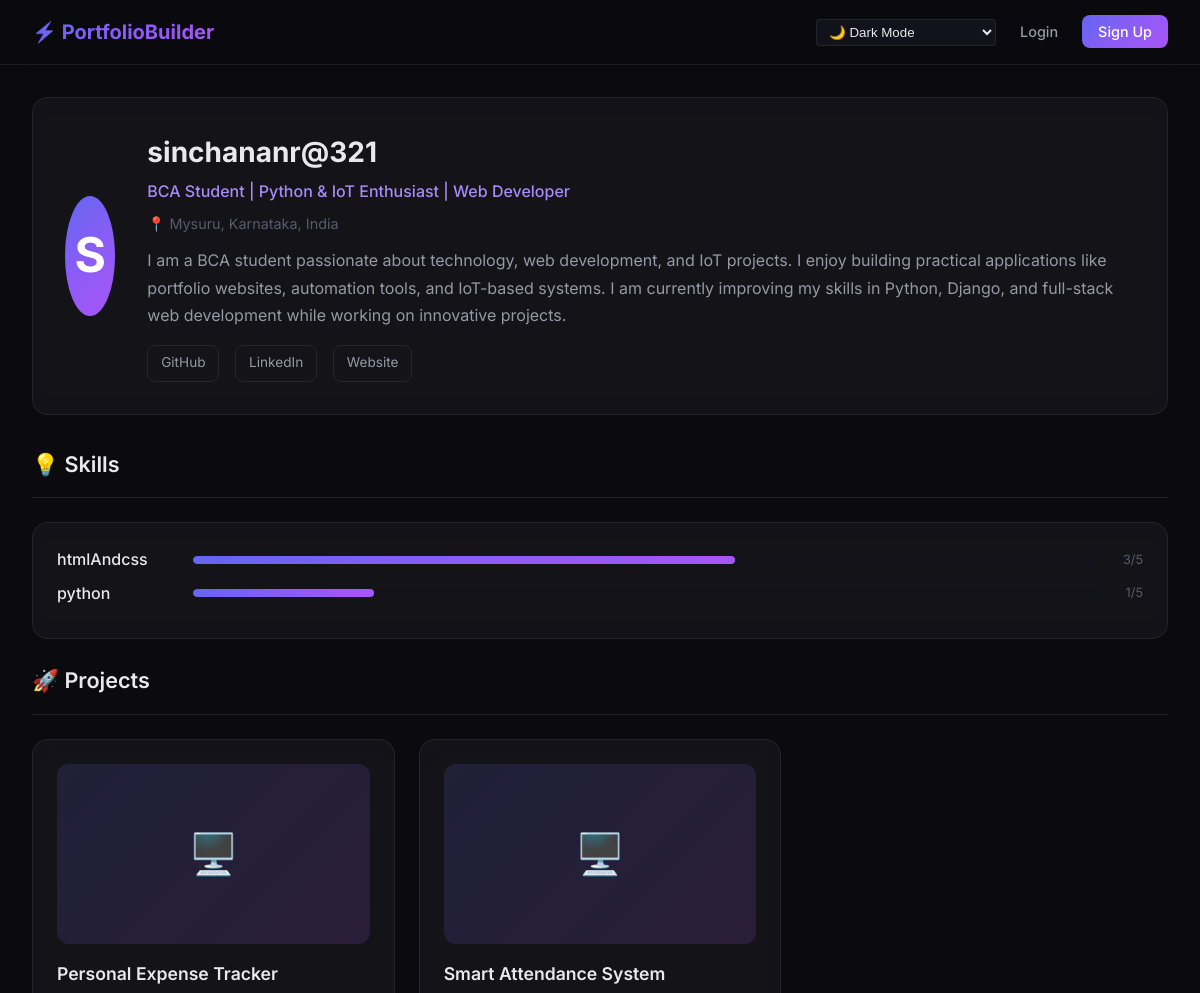
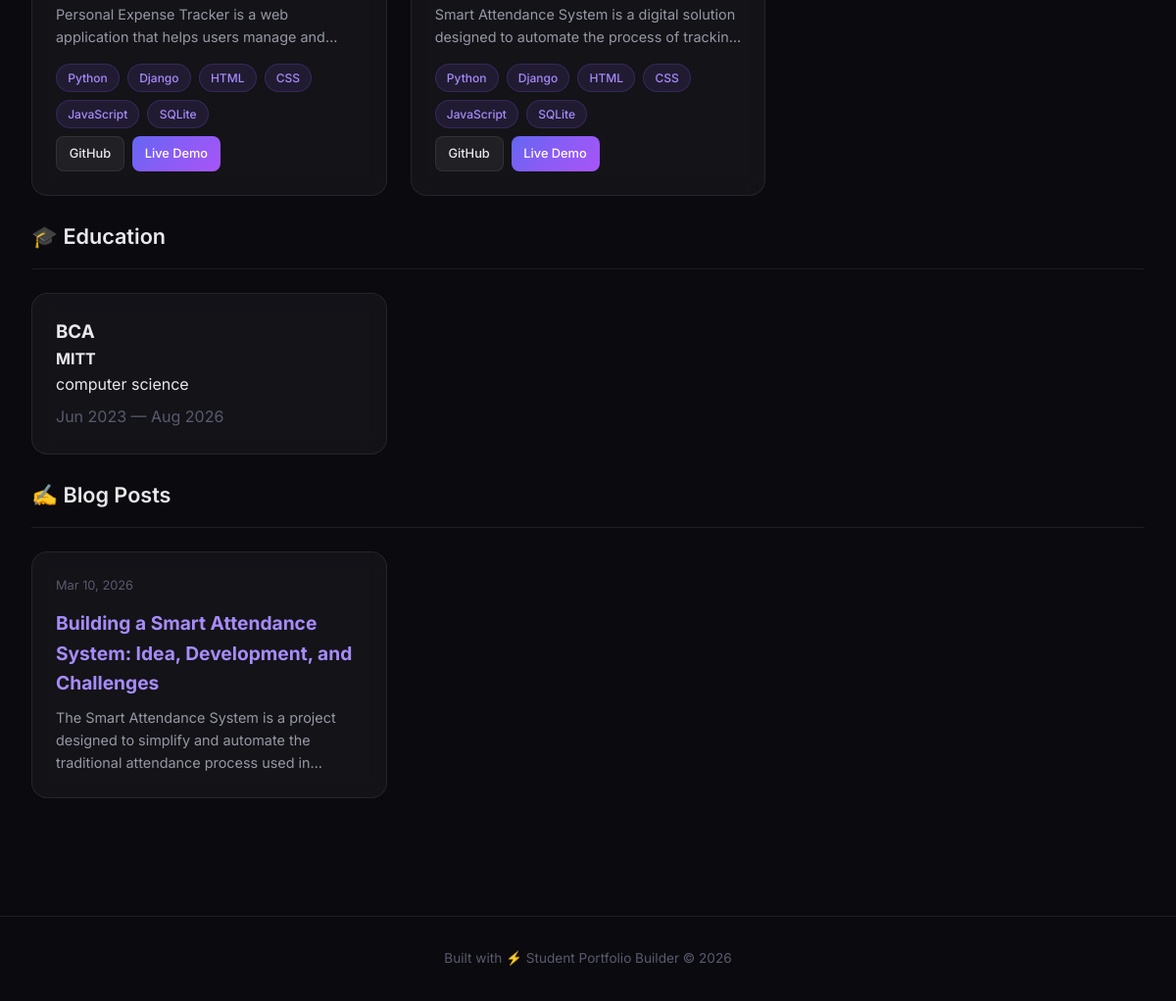
Screenshot of /portfolio/sinchananr321/ with the database file from the repository (2 pictures, top to bottom).
### accounts/models.py (models this page shows, shortened)
class CustomUser(AbstractUser):
    is_email_verified = models.BooleanField(default=False)

### portfolio/models.py (models this page shows, shortened)
class Profile(models.Model):
    user = models.OneToOneField(CustomUser, on_delete=models.CASCADE, related_name='profile')
    bio = models.TextField(blank=True)
    headline = models.CharField(max_length=200, blank=True)
    location = models.CharField(max_length=100, blank=True)
    avatar = models.ImageField(upload_to='avatars/', blank=True, null=True)
    website = models.URLField(blank=True)
    github = models.URLField(blank=True)
    linkedin = models.URLField(blank=True)
    slug = models.SlugField(max_length=100, unique=True, blank=True)
    portfolio_visibility = models.CharField(
        max_length=10,
        choices=[('public', 'Public'), ('private', 'Private')],
        default='public'
    )
    THEME_CHOICES = [
        ('light', 'Light Theme'),
        ('dark', 'Dark Theme'),
        ('developer', 'Developer Theme'),
    ]
    theme = models.CharField(
        max_length=20,
        choices=THEME_CHOICES,
        default='light'
    )

class Skill(models.Model):
    user = models.ForeignKey(CustomUser, on_delete=models.CASCADE, related_name='skills')
    name = models.CharField(max_length=100)
    proficiency = models.IntegerField(
        choices=[(i, str(i)) for i in range(1, 6)],
        default=3,
        help_text="1=Beginner, 5=Expert"
    )
    class Meta:
        ordering = ['-proficiency', 'name']

class Project(models.Model):
    owner = models.ForeignKey(CustomUser, on_delete=models.CASCADE, related_name='projects')
    title = models.CharField(max_length=200)
    description = models.TextField()
    image = models.ImageField(upload_to='projects/', blank=True, null=True)
    tech_stack = models.CharField(max_length=300, blank=True, help_text="Comma-separated technologies")
    github_link = models.URLField(blank=True)
    live_demo = models.URLField(blank=True)
    is_public = models.BooleanField(default=True)
    created_at = models.DateTimeField(auto_now_add=True)
    class Meta:
        ordering = ['-created_at']
    def tech_list(self):
        if self.tech_stack:
            return [t.strip() for t in self.tech_stack.split(',') if t.strip()]
        return []

class Education(models.Model):
    user = models.ForeignKey(CustomUser, on_delete=models.CASCADE, related_name='education')
    institution = models.CharField(max_length=200)
    degree = models.CharField(max_length=200)
    field_of_study = models.CharField(max_length=200, blank=True)
    start_date = models.DateField()
    end_date = models.DateField(blank=True, null=True)
    class Meta:
        ordering = ['-start_date']
        verbose_name_plural = 'Education'

### blog/models.py (models this page shows, shortened)
class BlogPost(models.Model):
    STATUS_CHOICES = [
        ('draft', 'Draft'),
        ('published', 'Published'),
    ]
    author = models.ForeignKey(CustomUser, on_delete=models.CASCADE, related_name='blog_posts')
    title = models.CharField(max_length=200)
    slug = models.SlugField(max_length=200, unique=True, blank=True)
    hero_image = models.ImageField(upload_to='blog/hero/', blank=True, null=True)
    content = HTMLField()
    status = models.CharField(max_length=10, choices=STATUS_CHOICES, default='draft')
    likes = models.ManyToManyField(CustomUser, related_name='liked_posts', blank=True)
    created_at = models.DateTimeField(auto_now_add=True)
    updated_at = models.DateTimeField(auto_now=True)
    class Meta:
        ordering = ['-created_at']

### portfolio/views.py (the view)
# urls.py: path('portfolio/<slug:slug>/', views.public_portfolio, name='public_portfolio'),
def public_portfolio(request, slug):
    profile = get_object_or_404(Profile, slug=slug)
    if profile.portfolio_visibility == 'private':
        if not request.user.is_authenticated or request.user != profile.user:
            raise Http404("This portfolio is private.")
    projects = Project.objects.filter(owner=profile.user, is_public=True)
    skills = Skill.objects.filter(user=profile.user)
    education = Education.objects.filter(user=profile.user)
    experiences = Experience.objects.filter(user=profile.user)
    achievements = Achievement.objects.filter(user=profile.user)
    blog_posts = profile.user.blog_posts.filter(status='published')
    client_ip = request.META.get('REMOTE_ADDR')
    PortfolioView.objects.create(profile=profile, ip_address=client_ip)
    contact_form = ContactForm()
    context = {
        'profile': profile,
        'portfolio_user': profile.user,
        'projects': projects,
        'skills': skills,
        'education': education,
        'experiences': experiences,
        'achievements': achievements,
        'blog_posts': blog_posts,
        'contact_form': contact_form,
    }
    return render(request, 'portfolio/public_portfolio.html', context)

### portfolio/forms.py
class ContactForm(forms.ModelForm):
    class Meta:
        model = ContactMessage
        fields = ['sender_name', 'sender_email', 'message']
        widgets = {
            'message': forms.Textarea(attrs={'rows': 4}),
        }
    def __init__(self, *args, **kwargs):
        super().__init__(*args, **kwargs)
        for field_name, field in self.fields.items():
            field.widget.attrs['class'] = 'form-input'
            field.widget.attrs['placeholder'] = field.label

### portfolio/templates/portfolio/public_portfolio.html (shortened to what this page needs)
{% extends 'base.html' %}
{% block content %}
<div class="fade-in">
    <div class="profile-header">
        {% if profile.avatar %}
            <img src="{{ profile.avatar.url }}" alt="{{ portfolio_user.username }}" class="avatar avatar-lg">
        {% else %}
            <div class="avatar-placeholder avatar-lg">{{ portfolio_user.username|first|upper }}</div>
        {% endif %}
        <div class="profile-info">
            <h1>{{ portfolio_user.get_full_name|default:portfolio_user.username }}</h1>
            {% if profile.headline %}<p class="headline">{{ profile.headline }}</p>{% endif %}
            {% if profile.location %}<p class="location">📍 {{ profile.location }}</p>{% endif %}
            {% if profile.bio %}<p class="bio">{{ profile.bio }}</p>{% endif %}
            <div class="profile-links">
                {% if profile.github %}<a href="{{ profile.github }}" target="_blank">GitHub</a>{% endif %}
                {% if profile.linkedin %}<a href="{{ profile.linkedin }}" target="_blank">LinkedIn</a>{% endif %}
                {% if profile.website %}<a href="{{ profile.website }}" target="_blank">Website</a>{% endif %}
            </div>
        </div>
    </div>
    {% if skills %}
    <div class="mb-3">
        <div class="section-header">
            <h2>💡 Skills</h2>
        </div>
        <div class="card" style="padding: 1.5rem;">
            {% for skill in skills %}
            <div class="skill-bar mb-1">
                <span class="skill-name">{{ skill.name }}</span>
                <div class="skill-progress">
                    <div class="skill-progress-fill w-{{ skill.proficiency }}"></div>
                </div>
                <span class="skill-level">{{ skill.proficiency }}/5</span>
            </div>
            {% endfor %}
        </div>
    </div>
    {% endif %}
    {% if projects %}
    <div class="mb-3">
        <div class="section-header">
            <h2>🚀 Projects</h2>
        </div>
        <div class="grid-2">
            {% for project in projects %}
            <div class="card project-card">
                {% if project.image %}
                    <img src="{{ project.image.url }}" alt="{{ project.title }}" class="project-image">
                {% else %}
                    <div class="project-placeholder">🖥️</div>
                {% endif %}
                <h3>{{ project.title }}</h3>
                <p>{{ project.description|truncatewords:30 }}</p>
                <div class="card-footer">
                    {% for tech in project.tech_list %}
                        <span class="tag">{{ tech }}</span>
                    {% endfor %}
                </div>
                <div class="card-footer mt-1">
                    {% if project.github_link %}<a href="{{ project.github_link }}" target="_blank" class="btn btn-secondary btn-sm">GitHub</a>{% endif %}
                    {% if project.live_demo %}<a href="{{ project.live_demo }}" target="_blank" class="btn btn-primary btn-sm">Live Demo</a>{% endif %}
                </div>
            </div>
            {% endfor %}
        </div>
    </div>
    {% endif %}
    {% if education %}
    <div class="mb-3">
        <div class="section-header">
            <h2>🎓 Education</h2>
        </div>
        <div class="grid-2">
            {% for edu in education %}
            <div class="card">
                <h3>{{ edu.degree }}</h3>
                <p><strong>{{ edu.institution }}</strong></p>
                {% if edu.field_of_study %}<p>{{ edu.field_of_study }}</p>{% endif %}
                <p class="text-muted mt-1">{{ edu.start_date|date:"M Y" }} — {% if edu.end_date %}{{ edu.end_date|date:"M Y" }}{% else %}Present{% endif %}</p>
            </div>
            {% endfor %}
        </div>
    </div>
    {% endif %}
    {% if blog_posts %}
    <div class="mb-3">
        <div class="section-header">
            <h2>✍️ Blog Posts</h2>
        </div>
        <div class="grid-2">
            {% for post in blog_posts %}
            <a href="{% url 'blog_detail' slug=post.slug %}" class="card blog-card" style="text-decoration: none;">
                <div class="meta">
                    <span>{{ post.created_at|date:"M d, Y" }}</span>
                </div>
                <h3>{{ post.title }}</h3>
                <p class="excerpt">{{ post.content|truncatewords:30 }}</p>
            </a>
            {% endfor %}
        </div>
    </div>
    {% endif %}
</div>
{% endblock %}

### portfolio/templates/portfolio/public_portfolio.html (style rules this page uses)
.w-1 { width: 20%; }
.w-3 { width: 60%; }

### rows the page displays
CustomUser: username|first "S", get_full_name "sinchananr@321"
Profile: headline "BCA Student | Python & IoT Enthusiast | Web Developer", location "Mysuru, Karnataka, India", bio "I am a BCA student passionate about technology, web development, and IoT projects. I enjoy building practical applications like portfolio websites, automation tools, and IoT-based systems. I am currently improving my skills in Python, Django, and full-stack web development while working on innovative projects."
Skill: name "htmlAndcss", proficiency "3"
Skill: name "python", proficiency "1"
Project: title "Personal Expense Tracker", description "Personal Expense Tracker is a web application that helps users manage…", tech_list "Python" "Django" "HTML" "CSS" "JavaScript" "SQLite"
Project: title "Smart Attendance System", description "Smart Attendance System is a digital solution designed to automate the process of…", tech_list "Python" "Django" "HTML" "CSS" "JavaScript" "SQLite"
Education: degree "BCA", institution "MITT", field_of_study "computer science", start_date "Jun 2023", end_date "Aug 2026"
BlogPost: created_at "Mar 10, 2026", title "Building a Smart Attendance System: Idea, Development, and Challenges", content "The Smart Attendance System is a project designed to simplify and automate the traditional attendance process used…"
